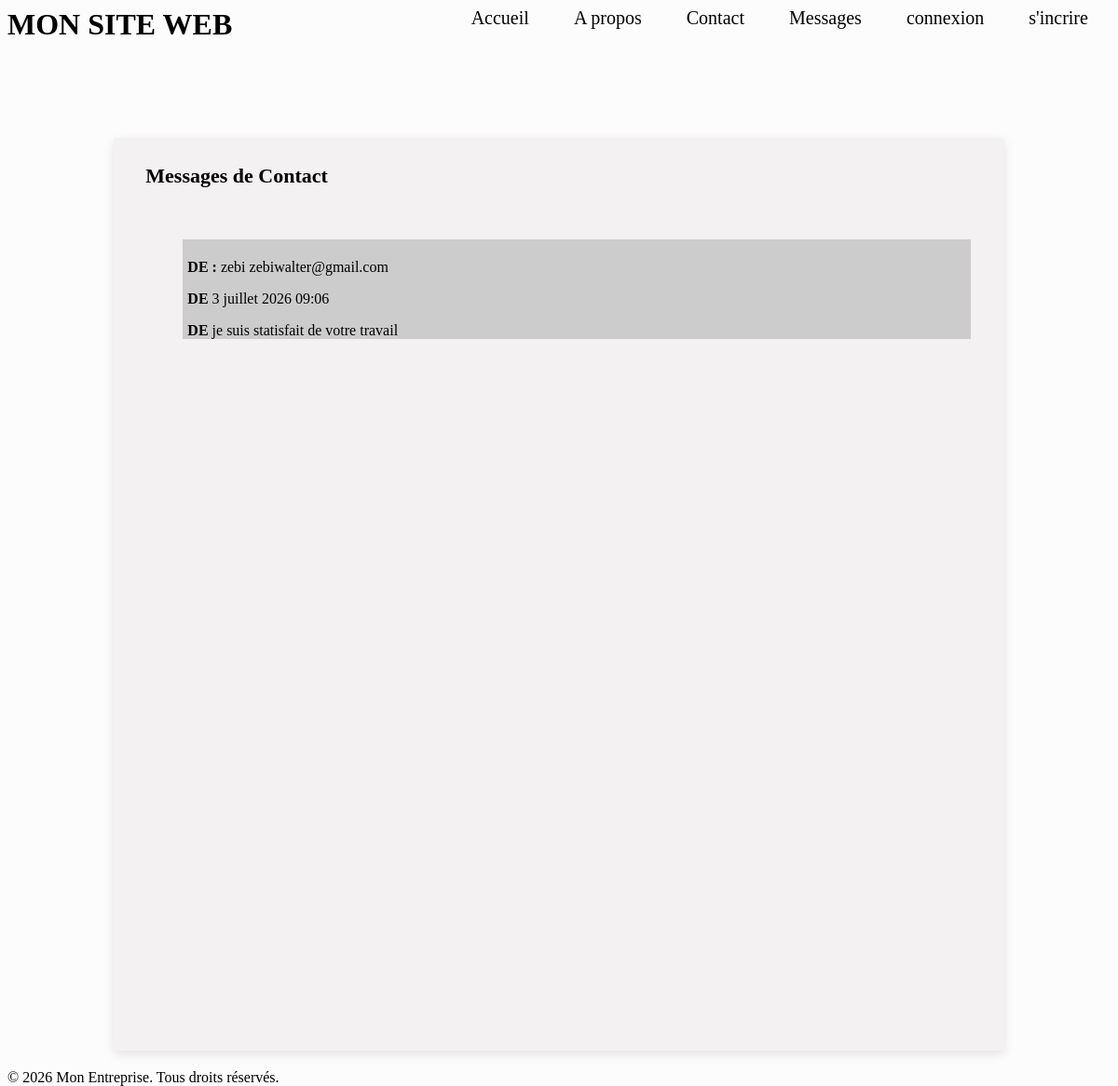
Page /message_list/ on the committed database.
### pages/models.py (models this page shows, shortened)
class ContactMessage(models.Model):
    name=models.CharField(max_length=100)
    email=models.EmailField()
    message=models.TextField()
    created_at=models.DateTimeField(
        auto_now_add=True
    )
    is_treated=models.BooleanField(default=False)

### pages/views.py (the view)
# urls.py: path("message_list/",views.MessageListeViews.as_view(),name='message_list')
class MessageListeViews(ListView) :
    model=ContactMessage
    template_name="message_list.html"
    context_object_name="messages_list"
    def get_queryset(self):
        return ContactMessage.objects.filter(is_treated=True)

### templates/message_list.html
{%extends 'base.html'%} {% block content %}
<section>
  <h2>Messages de Contact</h2>
     <section class="Beby">
         {% if messages_list%}
         <ul>
            {% for messages in messages_list %}
            <li>
                <p>
                <strong> DE : </strong> {{messages.name}} {{messages.email}} <br />
                </p>
                <p>
                <strong> DE </strong>
                {{messages.created_at}} <br />
                </p>
                <p>
                    <strong> DE </strong>
                    {{messages.message}} <br />
                </p>
            </li>
            {% endfor %}
        </ul>
        {% else %}
        <p>Aucun Message trouvé</p>
    </section>
</section>
{%endif%} {%endblock%}

### static/css/style.css (style rules this page uses)
body { height: 120px; background-color: rgb(252, 252, 252); }
main h2 { color: rgb(0, 0, 0); font-size: 22px; }
section { height: 95%; width: 97%; margin: 10px auto; display: flex; flex-direction: column; }
.Beby { height: 100%; width: 100%; display: flex; flex-direction: column; }
.Beby ul { height: 100%; width: 94%; }
li { height: 12%; width: 98%; margin-top: 10px; padding: 5px; list-style-type: none; background-color: #ccc; }

### rows in the picture
ContactMessage: name "zebi", email "zebiwalter@gmail.com", created_at "3 juillet 2026 09:06", message "je suis statisfait de votre travail"
